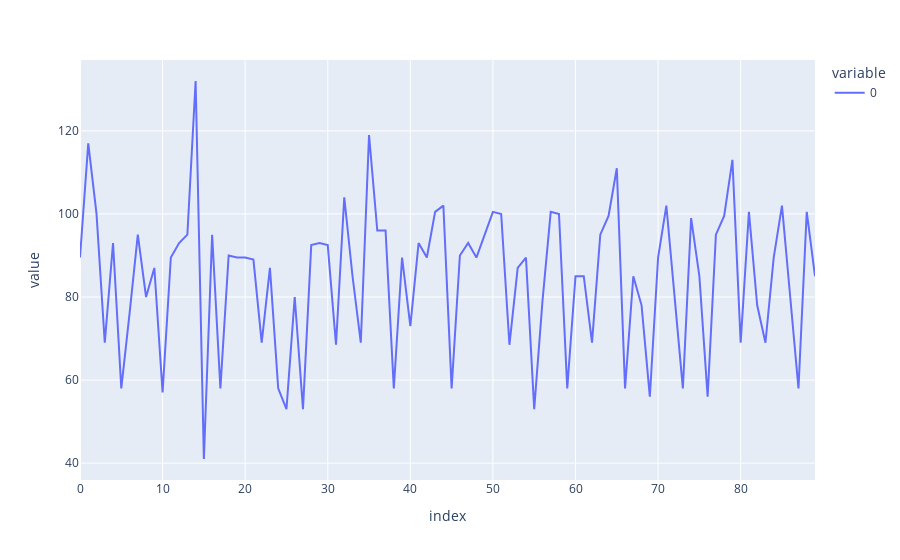

Notebook source saved alongside this figure:
### Code cell
pd.DataFrame(modelo.predict_n_future_values('dtr', X_test[-1], 90)).plot()

### Figure 1 — Plotly figure (JSON) as saved in the notebook; plotly's stock layout.template omitted (floating-point values rounded to 4 significant figures)
{"data": [{"hovertemplate": "variable=0<br>index=%{x}<br>value=%{y}<extra></extra>", "legendgroup": "0", "line": {"color": "#636efa", "dash": "solid"}, "marker": {"symbol": "circle"}, "mode": "lines", "name": "0", "orientation": "v", "showlegend": true, "type": "scatter", "x": [0, 1, 2, 3, 4, 5, 6, 7, 8, 9, 10, 11, 12, 13, 14, 15, 16, 17, 18, 19, 20, 21, 22, 23, 24, 25, 26, 27, 28, 29, 30, 31, 32, 33, 34, 35, 36, 37, 38, 39, 40, 41, 42, 43, 44, 45, 46, 47, 48, 49, 50, 51, 52, 53, 54, 55, 56, 57, 58, 59, 60, 61, 62, 63, 64, 65, 66, 67, 68, 69, 70, 71, 72, 73, 74, 75, 76, 77, 78, 79, 80, 81, 82, 83, 84, 85, 86, 87, 88, 89], "xaxis": "x", "y": [89.5, 117, 100, 69, 93, 58, 76, 95, 80, 87, 57, 89.5, 93, 95, 132, 41, 95, 58, 90, 89.5, 89.5, 89, 69, 87, 58, 53, 80, 53, 92.5, 93, 92.5, 68.5, 104, 85, 69, 119, 96, 96, 58, 89.5, 73, 93, 89.5, 100.5, 102, 58, 90, 93, 89.5, 95, 100.5, 100, 68.5, 87, 89.5, 53, 79, 100.5, 100, 58, 85, 85, 69, 95, 99.5, 111, 58, 85, 78, 56, 89.5, 102, 80, 58, 99, 85, 56, 95, 99.5, 113, 69, 100.5, 78, 69, 89.5, 102, 80, 58, 100.5, 85], "yaxis": "y"}], "layout": {"legend": {"title": {"text": "variable"}, "tracegroupgap": 0}, "margin": {"t": 60}, "xaxis": {"anchor": "y", "domain": [0, 1], "title": {"text": "index"}}, "yaxis": {"anchor": "x", "domain": [0, 1], "title": {"text": "value"}}}}
